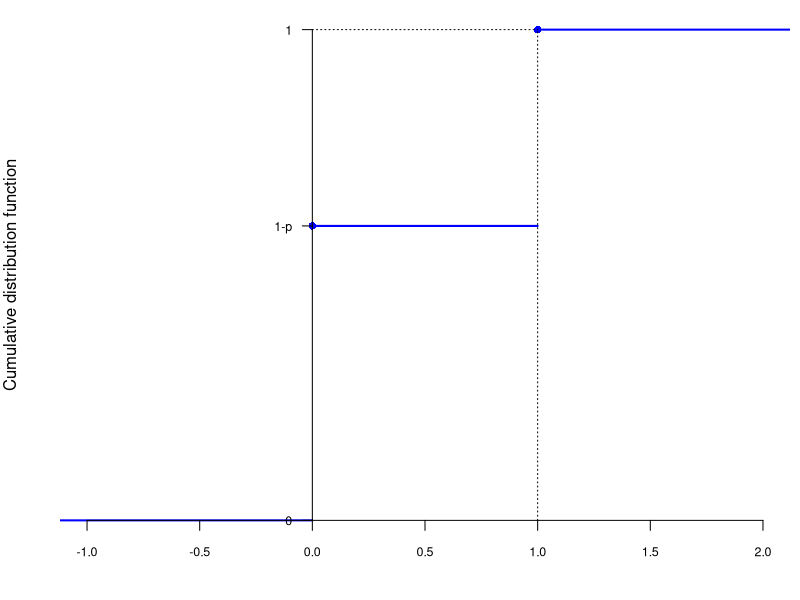
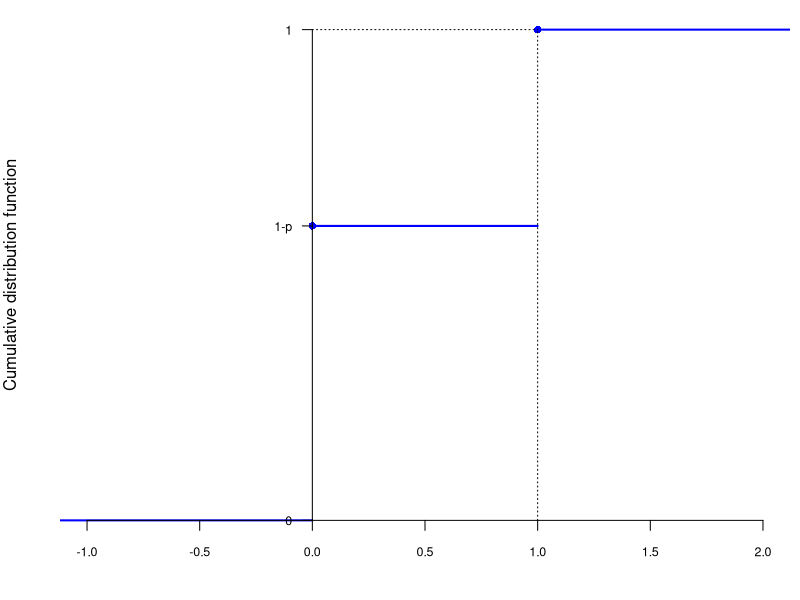
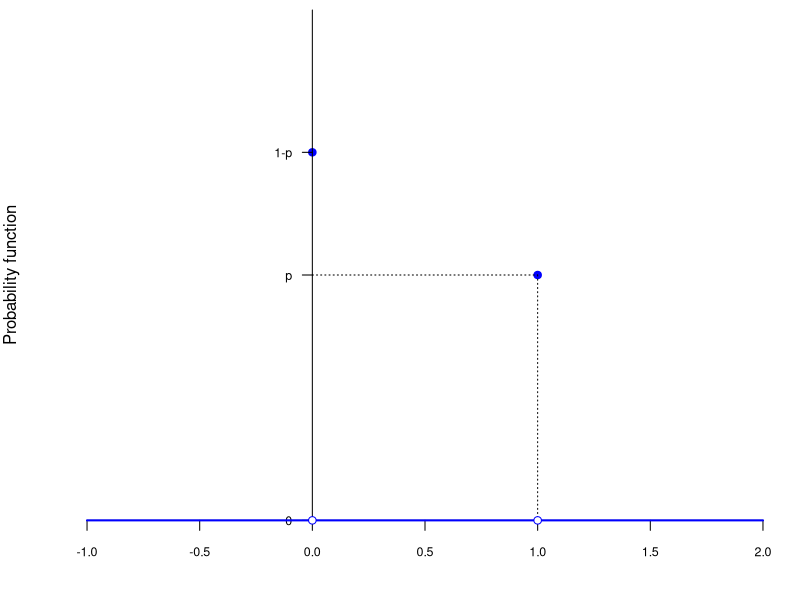
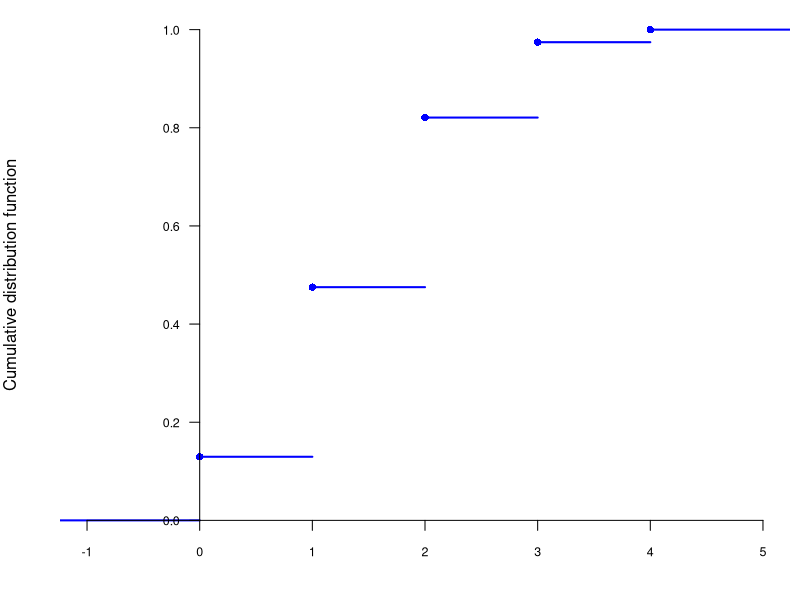
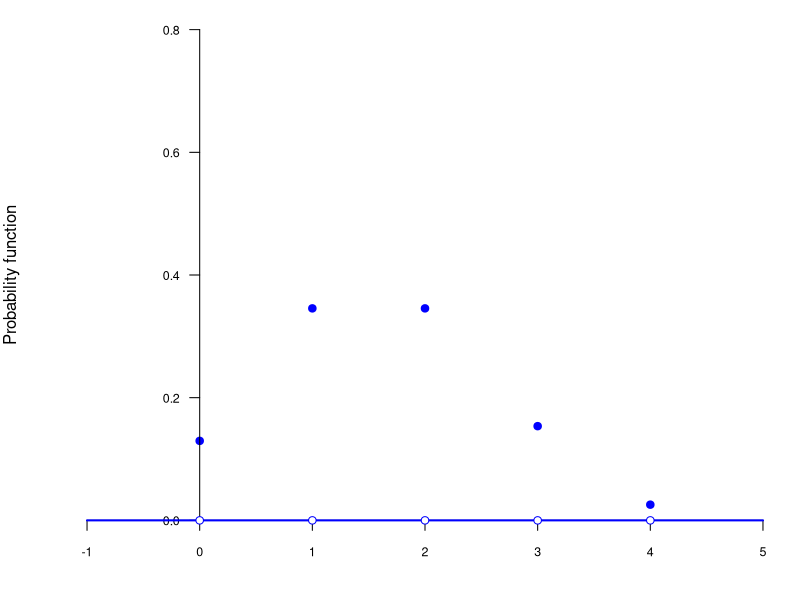
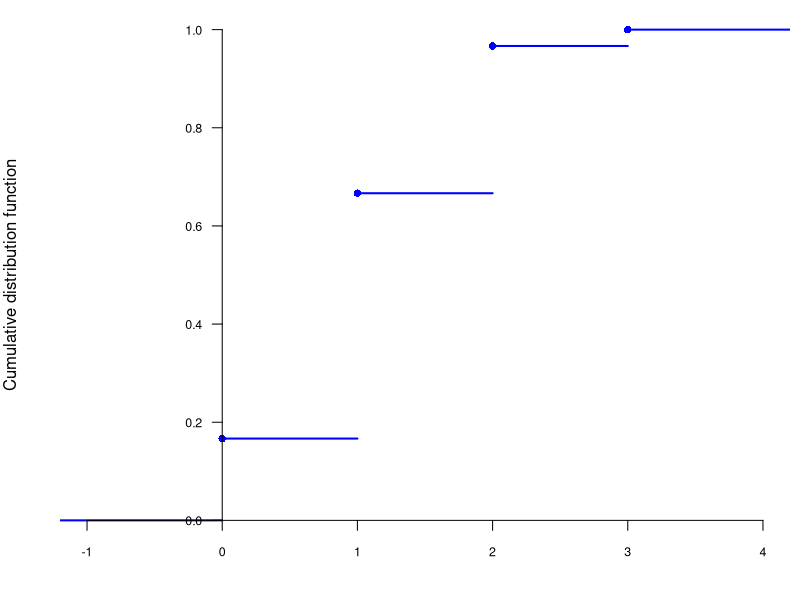
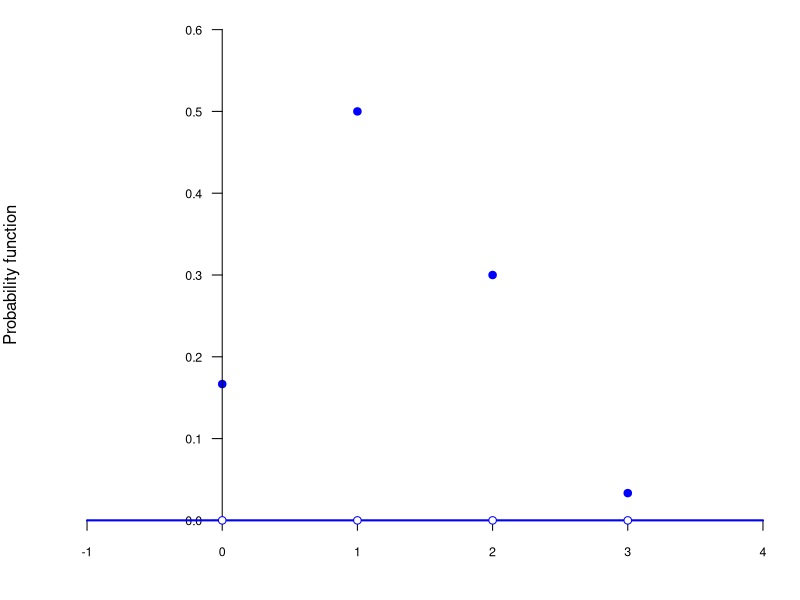
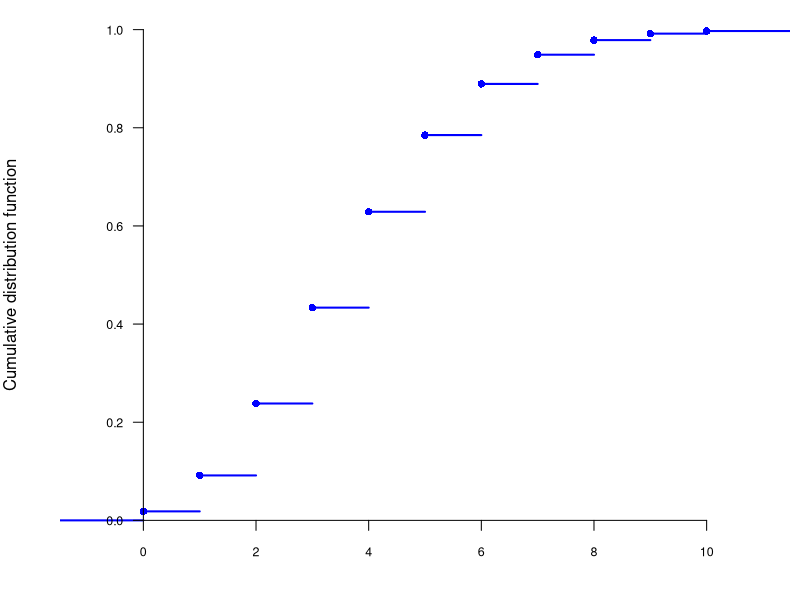

R code for these plots, in order:
# Generate PNG figures for lecture 05 slides
# Based on Statistics_S26_overleaf/Figures/6. Commonly used distributions.R

args <- commandArgs(trailingOnly = FALSE)
script_path <- sub("--file=", "", args[grep("--file=", args)])
outdir <- dirname(normalizePath(script_path))


#######
# (i) Example of a Bernoulli distribution
#######

p.bernoulli <- 0.4
x.bernoulli <- c(0, 1)
prob.bernoulli <- c(1 - p.bernoulli, p.bernoulli)

# Plot Bernoulli (combined label used in slides)
cdf <- c(0, cumsum(prob.bernoulli))
cdf.plot <- stepfun(x.bernoulli, cdf, f = 0)
png(file.path(outdir, "6. Bernoulli.png"), width = 600, height = 450, res = 100)
par(mar = c(2.5, 2.5, 0, 0) + 0.5)
plot.stepfun(cdf.plot,
             xlab = "",
             ylab = "",
             verticals = FALSE,
             do.points = TRUE,
             col = "blue",
             lwd = 2,
             main = "",
             pch = 16,
             axes = FALSE,
             frame.plot = 0)
axis(side = 1, pos = 0, cex.axis = 0.75)
segments(x0 = 0, y0 = 1, x1 = 1, y1 = 1, lty = 3, col = "black")
segments(x0 = 1, y0 = 0, x1 = 1, y1 = 1, lty = 3, col = "black")
cdf.at <- c(0, 1 - p.bernoulli, 1)
cdf.labels <- c("0", "1-p", "1")
axis(side = 2, at = cdf.at, labels = cdf.labels, pos = 0, las = 1, cex.axis = 0.75)
mtext(side = 2, text = "Cumulative distribution function", line = 2)
par(mar = c(5, 4, 4, 2) + 0.1)
dev.off()

# Plot Bernoulli CDF
png(file.path(outdir, "6. Bernoulli CDF.png"), width = 600, height = 450, res = 100)
par(mar = c(2.5, 2.5, 0, 0) + 0.5)
plot.stepfun(cdf.plot,
             xlab = "",
             ylab = "",
             verticals = FALSE,
             do.points = TRUE,
             col = "blue",
             lwd = 2,
             main = "",
             pch = 16,
             axes = FALSE,
             frame.plot = 0)
axis(side = 1, pos = 0, cex.axis = 0.75)
segments(x0 = 0, y0 = 1, x1 = 1, y1 = 1, lty = 3, col = "black")
segments(x0 = 1, y0 = 0, x1 = 1, y1 = 1, lty = 3, col = "black")
cdf.at <- c(0, 1 - p.bernoulli, 1)
cdf.labels <- c("0", "1-p", "1")
axis(side = 2, at = cdf.at, labels = cdf.labels, pos = 0, las = 1, cex.axis = 0.75)
mtext(side = 2, text = "Cumulative distribution function", line = 2)
par(mar = c(5, 4, 4, 2) + 0.1)
dev.off()

# Plot Bernoulli PDF
png(file.path(outdir, "6. Bernoulli PDF.png"), width = 600, height = 450, res = 100)
par(mar = c(2.5, 2.5, 0, 0) + 0.5)
plot(x.bernoulli, prob.bernoulli,
     xlab = "",
     ylab = "",
     col = "blue",
     main = "",
     pch = 19,
     axes = FALSE,
     ylim = c(0, 0.8),
     xlim = c(-1, 2),
     frame.plot = 0
)
segments(x0 = 0, y0 = 0.4, x1 = 1, y1 = 0.4, lty = 3, col = "black")
segments(x0 = 1, y0 = 0.4, x1 = 1, y1 = 0, lty = 3, col = "black")
axis(side = 1, pos = 0, cex.axis = 0.75)
cdf.at <- c(0, 1 - p.bernoulli, p.bernoulli, 1)
cdf.labels <- c("0", "1-p", "p", "1")
axis(side = 2, at = cdf.at, labels = cdf.labels, pos = 0, las = 1, cex.axis = 0.75)
segments(x0 = -1, y0 = 0, x1 = 2, y1 = 0, col = "blue", lwd = 2)
points(x = 0, y = 0, pch = 21, col = "blue", bg = "white")
points(x = 1, y = 0, pch = 21, col = "blue", bg = "white")
mtext(side = 2, text = "Probability function", line = 2)
par(mar = c(5, 4, 4, 2) + 0.1)
dev.off()


#######
# (ii) Example of a binomial distribution
#######

p.bernoulli <- 0.4
x.binomial <- seq(0, 4, 1)
prob.binomial <- (1 - p.bernoulli)^4
for (i in 1:4) {
  prob.binomial <- c(prob.binomial,
                     choose(4, i) * p.bernoulli^i * (1 - p.bernoulli)^(4 - i))
}

# Plot Binomial CDF
cdf <- c(0, cumsum(prob.binomial))
cdf.plot <- stepfun(x.binomial, cdf, f = 0)
png(file.path(outdir, "6. Binomial CDF.png"), width = 600, height = 450, res = 100)
par(mar = c(2.5, 2.5, 0, 0) + 0.5)
plot.stepfun(cdf.plot,
             xlab = "",
             ylab = "",
             verticals = FALSE,
             do.points = TRUE,
             col = "blue",
             lwd = 2,
             main = "",
             pch = 16,
             axes = FALSE,
             frame.plot = 0)
axis(side = 1, pos = 0, cex.axis = 0.75)
axis(side = 2, pos = 0, las = 1, cex.axis = 0.75)
mtext(side = 2, text = "Cumulative distribution function", line = 2)
par(mar = c(5, 4, 4, 2) + 0.1)
dev.off()

# Plot Binomial PDF
png(file.path(outdir, "6. Binomial PDF.png"), width = 600, height = 450, res = 100)
par(mar = c(2.5, 2.5, 0, 0) + 0.5)
plot(x.binomial, prob.binomial,
     xlab = "",
     ylab = "",
     col = "blue",
     main = "",
     pch = 19,
     axes = FALSE,
     ylim = c(0, 0.8),
     xlim = c(-1, 5),
     frame.plot = 0
)
axis(side = 1, pos = 0, cex.axis = 0.75)
axis(side = 2, pos = 0, las = 1, cex.axis = 0.75)
segments(x0 = -1, y0 = 0, x1 = 5, y1 = 0, col = "blue", lwd = 2)
for (i in 0:4) {
  points(x = i, y = 0, pch = 21, col = "blue", bg = "white")
}
mtext(side = 2, text = "Probability function", line = 2)
par(mar = c(5, 4, 4, 2) + 0.1)
dev.off()


#######
# (iii) Example of a hypergeometric distribution
#######

n.hyperg <- 3
M.hyperg <- 4
N.hyperg <- 10
x.hyperg <- seq(0, 3, 1)
prob.hyperg <- matrix(, nrow = 1, ncol = n.hyperg + 1)
for (i in 0:3) {
  prob.hyperg[i + 1] <- choose(M.hyperg, i) * choose(N.hyperg - M.hyperg, n.hyperg - i) / choose(N.hyperg, n.hyperg)
}

# Plot Hypergeometric CDF
cdf <- c(0, cumsum(prob.hyperg))
cdf.plot <- stepfun(x.hyperg, cdf, f = 0)
png(file.path(outdir, "6. Hypergeometric CDF.png"), width = 600, height = 450, res = 100)
par(mar = c(2.5, 2.5, 0, 0) + 0.5)
plot.stepfun(cdf.plot,
             xlab = "",
             ylab = "",
             verticals = FALSE,
             do.points = TRUE,
             col = "blue",
             lwd = 2,
             main = "",
             pch = 16,
             axes = FALSE,
             frame.plot = 0)
axis(side = 1, pos = 0, cex.axis = 0.75)
axis(side = 2, pos = 0, las = 1, cex.axis = 0.75)
mtext(side = 2, text = "Cumulative distribution function", line = 2)
par(mar = c(5, 4, 4, 2) + 0.1)
dev.off()

# Plot Hypergeometric PDF
png(file.path(outdir, "6. Hypergeometric PDF.png"), width = 600, height = 450, res = 100)
par(mar = c(2.5, 2.5, 0, 0) + 0.5)
plot(x.hyperg, prob.hyperg,
     xlab = "",
     ylab = "",
     col = "blue",
     main = "",
     pch = 19,
     axes = FALSE,
     ylim = c(0, 0.6),
     xlim = c(-1, n.hyperg + 1),
     frame.plot = 0
)
axis(side = 1, pos = 0, cex.axis = 0.75)
axis(side = 2, pos = 0, las = 1, cex.axis = 0.75)
segments(x0 = -1, y0 = 0, x1 = n.hyperg + 1, y1 = 0, col = "blue", lwd = 2)
for (i in 0:n.hyperg) {
  points(x = i, y = 0, pch = 21, col = "blue", bg = "white")
}
mtext(side = 2, text = "Probability function", line = 2)
par(mar = c(5, 4, 4, 2) + 0.1)
dev.off()


#######
# (iv) Example of a Poisson distribution
#######

lambda.poisson <- 4
x.poisson <- seq(0, 10, 1)
prob.poisson <- matrix(, nrow = 1, ncol = length(x.poisson))
for (i in 1:length(x.poisson)) {
  prob.poisson[i] <- lambda.poisson^(i - 1) * exp(-lambda.poisson) / factorial(i - 1)
}

# Plot Poisson CDF
cdf <- c(0, cumsum(prob.poisson))
cdf.plot <- stepfun(x.poisson, cdf, f = 0)
png(file.path(outdir, "6. Poisson CDF.png"), width = 600, height = 450, res = 100)
par(mar = c(2.5, 2.5, 0, 0) + 0.5)
plot.stepfun(cdf.plot,
             xlab = "",
             ylab = "",
             verticals = FALSE,
             do.points = TRUE,
             col = "blue",
             lwd = 2,
             main = "",
             pch = 16,
             axes = FALSE,
             ylim = c(0, 1),
             xlim = c(-1, max(x.poisson) + 1),
             frame.plot = 0)
axis(side = 1, pos = 0, cex.axis = 0.75)
axis(side = 2, pos = 0, las = 1, cex.axis = 0.75)
mtext(side = 2, text = "Cumulative distribution function", line = 2)
par(mar = c(5, 4, 4, 2) + 0.1)
dev.off()

# Plot Poisson PDF
png(file.path(outdir, "6. Poisson PDF.png"), width = 600, height = 450, res = 100)
par(mar = c(2.5, 2.5, 0, 0) + 0.5)
plot(x.poisson, prob.poisson,
     xlab = "",
     ylab = "",
     col = "blue",
     main = "",
     pch = 19,
     axes = FALSE,
     ylim = c(0, 0.25),
     xlim = c(-1, max(x.poisson) + 1),
     frame.plot = 0
)
axis(side = 1, pos = 0, cex.axis = 0.75)
axis(side = 2, pos = 0, las = 1, cex.axis = 0.75)
segments(x0 = -1, y0 = 0, x1 = max(x.poisson) + 1, y1 = 0, col = "blue", lwd = 2)
for (i in 1:length(x.poisson)) {
  points(x = i, y = 0, pch = 21, col = "blue", bg = "white")
}
mtext(side = 2, text = "Probability density function", line = 2)
par(mar = c(5, 4, 4, 2) + 0.1)
dev.off()


#######
# (v) Example of a normal distribution
#######

mu.normal <- 2
sigma2.normal <- 3
lim.normal <- round(3 * sqrt(sigma2.normal))
x.normal <- seq(mu.normal - lim.normal, mu.normal + lim.normal, length = 200 * lim.normal + 1)
prob.normal <- dnorm(x.normal, mean = mu.normal, sd = sqrt(sigma2.normal))
cdf.normal <- pnorm(x.normal, mean = mu.normal, sd = sqrt(sigma2.normal))

# Plot Normal CDF
png(file.path(outdir, "6. Normal CDF.png"), width = 600, height = 450, res = 100)
par(mar = c(2.5, 2.5, 0, 0) + 0.5)
plot(x.normal, cdf.normal,
     xlab = "",
     ylab = "",
     type = "l",
     col = "blue",
     main = "",
     pch = 19,
     lwd = 2,
     axes = FALSE,
     ylim = c(0, 1),
     xlim = c(mu.normal - lim.normal, mu.normal + lim.normal),
     frame.plot = 0
)
axis(side = 1,
     at = c(seq(mu.normal - lim.normal, mu.normal + lim.normal, 2), 0),
     pos = 0,
     cex.axis = 0.75)
axis(side = 2, pos = 0, las = 1, cex.axis = 0.75)
segments(x0 = 0, y0 = 1, x1 = mu.normal + lim.normal, y1 = 1, col = "black", lty = 3)
mtext(side = 2, text = "Cumulative distribution function", line = 2)
par(mar = c(5, 4, 4, 2) + 0.1)
dev.off()

# Plot Normal PDF
png(file.path(outdir, "6. Normal PDF.png"), width = 600, height = 450, res = 100)
par(mar = c(2.5, 2.5, 0, 0) + 0.5)
plot(x.normal, prob.normal,
     xlab = "",
     ylab = "",
     type = "l",
     col = "blue",
     main = "",
     pch = 19,
     lwd = 2,
     axes = FALSE,
     ylim = c(0, 0.3),
     xlim = c(mu.normal - lim.normal, mu.normal + lim.normal),
     frame.plot = 0
)
axis(side = 1,
     at = c(seq(mu.normal - lim.normal, mu.normal + lim.normal, 2), 0),
     pos = 0,
     cex.axis = 0.75)
axis(side = 2, pos = 0, las = 1, cex.axis = 0.75)
segments(x0 = x.normal[x.normal == mu.normal], y0 = 0,
         x1 = x.normal[x.normal == mu.normal], y1 = prob.normal[x.normal == mu.normal],
         col = "black", lty = 3)
mtext(side = 2, text = "Probability density function", line = 2)
par(mar = c(5, 4, 4, 2) + 0.1)
dev.off()


# Standard normal distribution
mu.normal <- 0
sigma2.normal <- 1
lim.normal <- round(3 * sqrt(sigma2.normal))
x.normal <- seq(mu.normal - lim.normal, mu.normal + lim.normal, length = 200 * lim.normal + 1)
prob.normal <- dnorm(x.normal, mean = mu.normal, sd = sqrt(sigma2.normal))
cdf.normal <- pnorm(x.normal, mean = mu.normal, sd = sqrt(sigma2.normal))

# Plot Standard Normal CDF
png(file.path(outdir, "6. Standard normal CDF.png"), width = 600, height = 450, res = 100)
par(mar = c(2.5, 2.5, 0, 0) + 0.5)
plot(x.normal, cdf.normal,
     xlab = "",
     ylab = "",
     type = "l",
     col = "blue",
     main = "",
     pch = 19,
     lwd = 2,
     axes = FALSE,
     ylim = c(0, 1),
     xlim = c(mu.normal - lim.normal, mu.normal + lim.normal),
     frame.plot = 0
)
axis(side = 1, pos = 0, cex.axis = 0.75)
axis(side = 2, pos = 0, las = 1, cex.axis = 0.75)
segments(x0 = 0, y0 = 1, x1 = mu.normal + lim.normal, y1 = 1, col = "black", lty = 3)
mtext(side = 2, text = "Cumulative distribution function", line = 2)
par(mar = c(5, 4, 4, 2) + 0.1)
dev.off()

# Plot Standard Normal PDF
png(file.path(outdir, "6. Standard normal PDF.png"), width = 600, height = 450, res = 100)
par(mar = c(2.5, 2.5, 0, 0) + 0.5)
plot(x.normal, prob.normal,
     xlab = "",
     ylab = "",
     type = "l",
     col = "blue",
     main = "",
     pch = 19,
     lwd = 2,
     axes = FALSE,
     ylim = c(0, 0.45),
     xlim = c(mu.normal - lim.normal, mu.normal + lim.normal),
     frame.plot = 0
)
axis(side = 1, pos = 0, cex.axis = 0.75)
axis(side = 2, pos = 0, las = 1, cex.axis = 0.75)
mtext(side = 2, text = "Probability density function", line = 2)
par(mar = c(5, 4, 4, 2) + 0.1)
dev.off()


# Symmetric standard normal (showing Phi(-a) = 1 - Phi(a))
a.normal <- -2
i1 <- x.normal >= mu.normal - lim.normal & x.normal <= a.normal
i2 <- x.normal <= mu.normal + lim.normal & x.normal >= -a.normal
png(file.path(outdir, "6. Symmetric standard normal PDF.png"), width = 600, height = 450, res = 100)
par(mar = c(2.5, 2.5, 0, 0) + 0.5)
plot(x.normal, prob.normal,
     xlab = "",
     ylab = "",
     type = "l",
     col = "blue",
     main = "",
     pch = 19,
     lwd = 2,
     axes = FALSE,
     ylim = c(0, 0.45),
     xlim = c(mu.normal - lim.normal, mu.normal + lim.normal),
     frame.plot = 0
)
axis(side = 1, pos = 0, cex.axis = 0.75)
axis(side = 2, pos = 0, las = 1, cex.axis = 0.75)
polygon(c(mu.normal - lim.normal, x.normal[i1], a.normal), c(0, prob.normal[i1], 0),
        col = "red", density = 10, angle = 135, border = NA)
segments(x0 = a.normal, y0 = 0, x1 = a.normal, y1 = prob.normal[x.normal == a.normal], col = "black", lty = 3)
polygon(c(-a.normal, x.normal[i2], mu.normal + lim.normal), c(0, prob.normal[i2], 0),
        col = "red", density = 10, angle = 45, border = NA)
segments(x0 = -a.normal, y0 = 0, x1 = -a.normal, y1 = prob.normal[x.normal == -a.normal], col = "black", lty = 3)
text(x = (mu.normal - lim.normal - a.normal) / 2 + a.normal, y = prob.normal[x.normal == a.normal],
     substitute(Phi(a), list(a = a.normal)))
text(x = (mu.normal + lim.normal + a.normal) / 2 - a.normal, y = prob.normal[x.normal == -a.normal],
     substitute(1 - Phi(a), list(a = -a.normal)))
segments(x0 = a.normal, y0 = prob.normal[x.normal == a.normal], x1 = -a.normal, y1 = prob.normal[x.normal == -a.normal],
         col = "black", lty = 3)
text(x = 0.6, y = prob.normal[x.normal == a.normal] + 0.02,
     substitute(phi(a) == phi(b), list(a = a.normal, b = -a.normal)))
mtext(side = 2, text = "Probability density function", line = 2)
par(mar = c(5, 4, 4, 2) + 0.1)
dev.off()


cat("All PNG figures generated successfully.\n")
